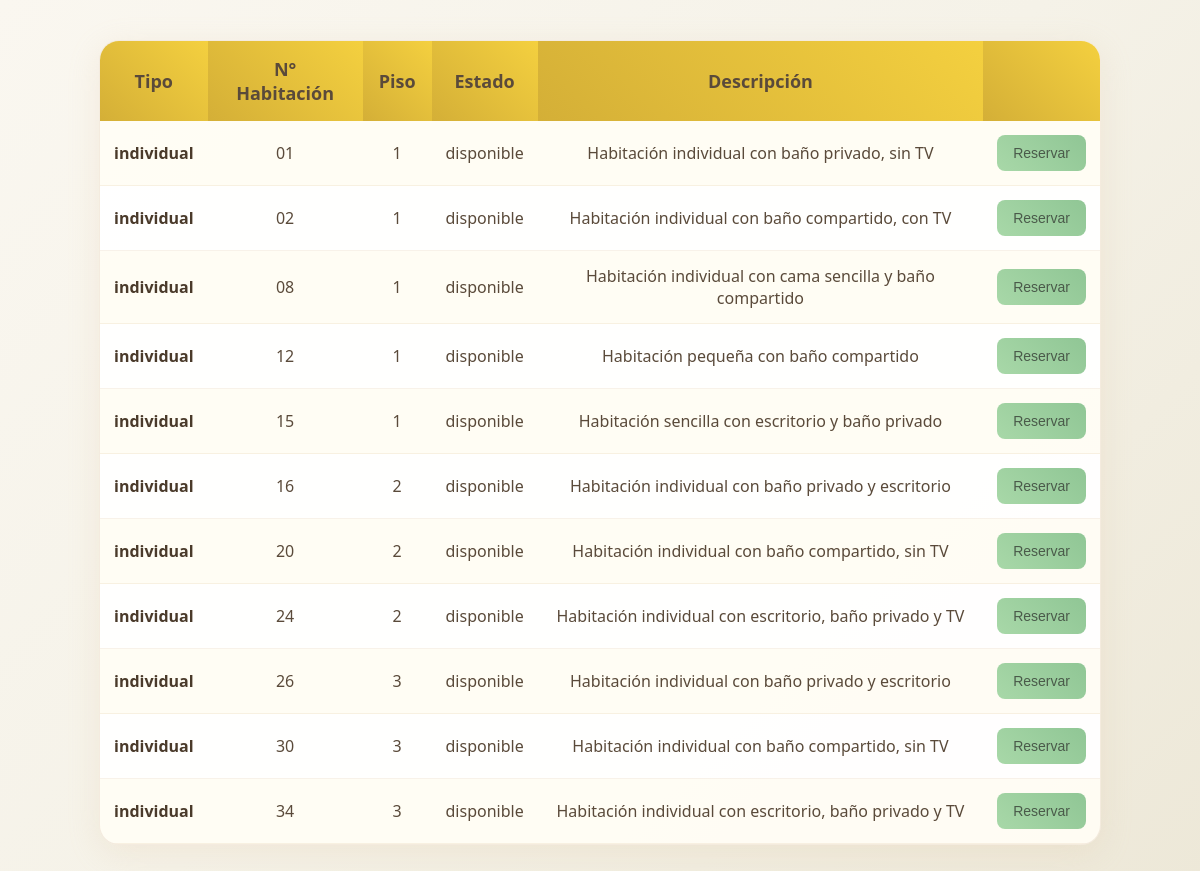
The page /listarHabitaciones.php?tipo=individual on the database its author committed.
### tables this page shows
CREATE TABLE `habitaciones` (
  `id` int(11) NOT NULL,
  `numero` varchar(10) DEFAULT NULL,
  `piso` int(11) DEFAULT NULL,
  `tipo` varchar(50) DEFAULT NULL,
  `estado` enum('disponible','reservada','ocupado','fuera_servicio') DEFAULT 'disponible',
  `descripcion` varchar(255) DEFAULT NULL
);

### listarHabitaciones.php (the view, shortened to what this page needs)
<?php
include("conexion.php");
if (isset($_GET['tipo'])) {
    $tipo = $_GET['tipo'];
    $sql = "SELECT numero, piso, tipo, estado, descripcion
            FROM habitaciones
            WHERE tipo = '$tipo' AND estado = 'disponible'";
    $result = $conexion->query($sql);
} else {
    $sql = "SELECT numero, piso, tipo, estado, descripcion
            FROM habitaciones
            WHERE estado = 'disponible'";
    $result = $conexion->query($sql);
}
?>
<!DOCTYPE html>
<html lang="es">
<head>
</head>
<body>
<div class="tabla-habitaciones">    <table>
        <tr>
            <th>Tipo</th>
            <th>N° Habitación</th>
            <th>Piso</th>
            <th>Estado</th>
            <th>Descripción</th>
            <th></th>
        </tr>
        <?php if (isset($result) && $result->num_rows > 0): ?>
            <?php while ($row = $result->fetch_assoc()): ?>
                <tr>
                    <td><?= htmlspecialchars($row['tipo']) ?></td>
                    <td><?= htmlspecialchars($row['numero']) ?></td>
                    <td><?= htmlspecialchars($row['piso']) ?></td>
                    <td><?= htmlspecialchars($row['estado']) ?></td>
                    <td><?= htmlspecialchars($row['descripcion']) ?></td>
                    <td><button class="btn-reservar" onclick="javascript:cargarContenido('')">Reservar</button></td>
                </tr>
            <?php endwhile; ?>
        <?php else: ?>
            <tr><td colspan="6" class="mensaje">No hay habitaciones disponibles</td></tr>
        <?php endif; ?>
    </table>
</div>
</body>
</html>

### listarHabitaciones.php (style rules this page uses)
body { font-family: 'Segoe UI', sans-serif; background: linear-gradient(135deg, #faf7f0 0%, #f5f2e8 50%, #ede8d8 100%); margin: 0; padding: 0; color: #5a4a3a; min-height: 100vh; }
.tabla-habitaciones { width: 90%; max-width: 1000px; margin: 40px auto; background: rgba(255, 255, 255, 0.95); border-radius: 20px; box-shadow: 0 8px 32px rgba(218, 188, 150, 0.2); overflow: hidden; border: 1px solid rgba(218, 188, 150, 0.3); }
table { width: 100%; border-collapse: collapse; }
th { background: linear-gradient(45deg, #d4af37, #f4d03f); color: #5a4a3a; font-size: 18px; padding: 16px; }
td { padding: 14px; text-align: center; font-size: 16px; color: #5a4a3a; border-bottom: 1px solid rgba(218, 188, 150, 0.2); background: rgba(255, 255, 255, 0.6); }
tr:nth-child(even) td { background: rgba(244, 208, 63, 0.05); }
td:first-child { font-weight: bold; color: #4a3a2a; }
.btn-reservar { background: linear-gradient(45deg, #a8d8a8, #90c695); color: #4a5a4a; padding: 10px 16px; font-size: 14px; border: none; border-radius: 8px; cursor: pointer; transition: background-color 0.3s ease, transform 0.2s ease; }

### rows shown on the page
habitaciones: tipo "individual", numero "01", piso "1", estado "disponible", descripcion "Habitación individual con baño privado, sin TV"
habitaciones: tipo "individual", numero "02", piso "1", estado "disponible", descripcion "Habitación individual con baño compartido, con TV"
habitaciones: tipo "individual", numero "08", piso "1", estado "disponible", descripcion "Habitación individual con cama sencilla y baño compartido"
habitaciones: tipo "individual", numero "12", piso "1", estado "disponible", descripcion "Habitación pequeña con baño compartido"
habitaciones: tipo "individual", numero "15", piso "1", estado "disponible", descripcion "Habitación sencilla con escritorio y baño privado"
habitaciones: tipo "individual", numero "16", piso "2", estado "disponible", descripcion "Habitación individual con baño privado y escritorio"
habitaciones: tipo "individual", numero "20", piso "2", estado "disponible", descripcion "Habitación individual con baño compartido, sin TV"
habitaciones: tipo "individual", numero "24", piso "2", estado "disponible", descripcion "Habitación individual con escritorio, baño privado y TV"
habitaciones: tipo "individual", numero "26", piso "3", estado "disponible", descripcion "Habitación individual con baño privado y escritorio"
habitaciones: tipo "individual", numero "30", piso "3", estado "disponible", descripcion "Habitación individual con baño compartido, sin TV"
habitaciones: tipo "individual", numero "34", piso "3", estado "disponible", descripcion "Habitación individual con escritorio, baño privado y TV"
